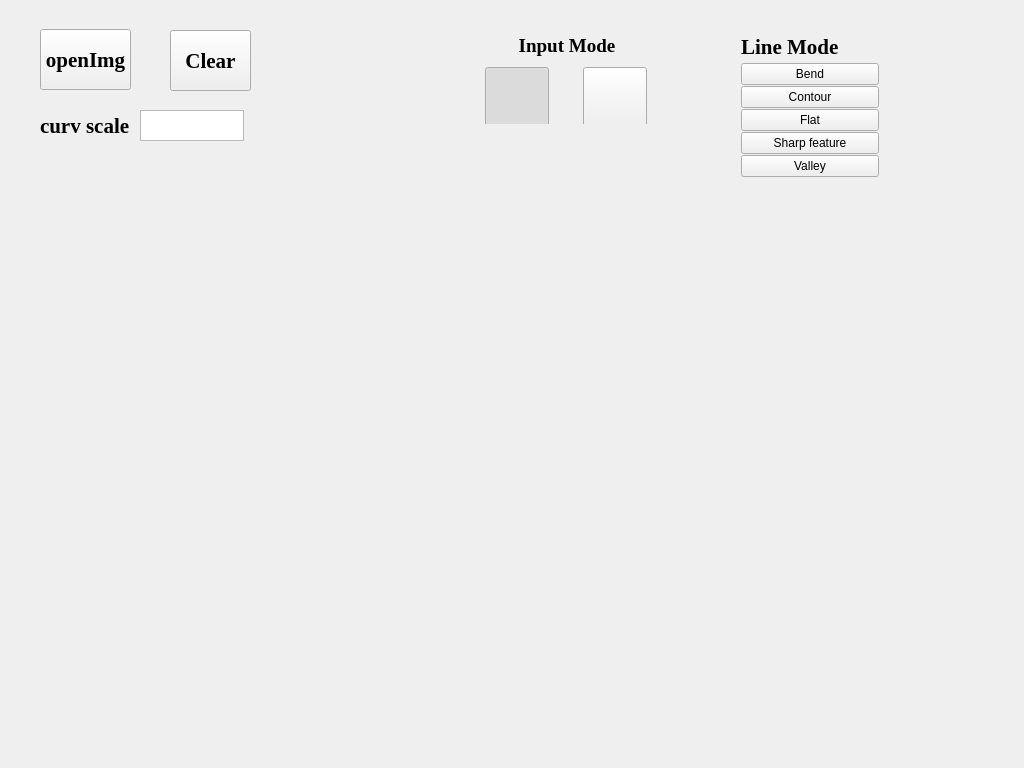
<?xml version="1.0" encoding="UTF-8"?>
<ui version="4.0">
 <class>meshProClass</class>
 <widget class="QMainWindow" name="meshProClass">
  <property name="geometry">
   <rect>
    <x>0</x>
    <y>0</y>
    <width>1024</width>
    <height>768</height>
   </rect>
  </property>
  <property name="sizePolicy">
   <sizepolicy hsizetype="Fixed" vsizetype="Fixed">
    <horstretch>0</horstretch>
    <verstretch>0</verstretch>
   </sizepolicy>
  </property>
  <property name="minimumSize">
   <size>
    <width>1024</width>
    <height>600</height>
   </size>
  </property>
  <property name="maximumSize">
   <size>
    <width>1366</width>
    <height>825</height>
   </size>
  </property>
  <property name="windowTitle">
   <string>meshPro</string>
  </property>
  <widget class="QWidget" name="centralWidget">
   <property name="sizePolicy">
    <sizepolicy hsizetype="Expanding" vsizetype="Expanding">
     <horstretch>0</horstretch>
     <verstretch>0</verstretch>
    </sizepolicy>
   </property>
   <property name="minimumSize">
    <size>
     <width>0</width>
     <height>0</height>
    </size>
   </property>
   <property name="maximumSize">
    <size>
     <width>1024</width>
     <height>111111</height>
    </size>
   </property>
   <widget class="QLabel" name="scale">
    <property name="geometry">
     <rect>
      <x>40</x>
      <y>110</y>
      <width>91</width>
      <height>31</height>
     </rect>
    </property>
    <property name="font">
     <font>
      <family>Times New Roman</family>
      <pointsize>16</pointsize>
      <weight>75</weight>
      <bold>true</bold>
     </font>
    </property>
    <property name="text">
     <string>curv scale</string>
    </property>
   </widget>
   <widget class="QTextEdit" name="curv_scale">
    <property name="geometry">
     <rect>
      <x>140</x>
      <y>110</y>
      <width>104</width>
      <height>31</height>
     </rect>
    </property>
   </widget>
   <widget class="QWidget" name="verticalLayoutWidget">
    <property name="geometry">
     <rect>
      <x>440</x>
      <y>20</y>
      <width>254</width>
      <height>104</height>
     </rect>
    </property>
    <layout class="QVBoxLayout" name="verticalLayout">
     <item>
      <widget class="QLabel" name="label">
       <property name="minimumSize">
        <size>
         <width>0</width>
         <height>30</height>
        </size>
       </property>
       <property name="font">
        <font>
         <family>Times New Roman</family>
         <pointsize>14</pointsize>
         <weight>75</weight>
         <italic>false</italic>
         <bold>true</bold>
        </font>
       </property>
       <property name="text">
        <string>Input Mode</string>
       </property>
       <property name="alignment">
        <set>Qt::AlignCenter</set>
       </property>
      </widget>
     </item>
     <item>
      <layout class="QGridLayout" name="InputLayout">
       <property name="leftMargin">
        <number>10</number>
       </property>
       <property name="rightMargin">
        <number>10</number>
       </property>
       <property name="horizontalSpacing">
        <number>10</number>
       </property>
       <item row="0" column="1">
        <widget class="QPushButton" name="drawmode">
         <property name="minimumSize">
          <size>
           <width>64</width>
           <height>64</height>
          </size>
         </property>
         <property name="maximumSize">
          <size>
           <width>64</width>
           <height>64</height>
          </size>
         </property>
         <property name="cursor">
          <cursorShape>PointingHandCursor</cursorShape>
         </property>
         <property name="toolTip">
          <string>绘制</string>
         </property>
         <property name="toolTipDuration">
          <number>1</number>
         </property>
         <property name="statusTip">
          <string extracomment="绘制">绘制</string>
         </property>
         <property name="styleSheet">
          <string notr="true"/>
         </property>
         <property name="text">
          <string/>
         </property>
         <property name="icon">
          <iconset>
           <selectedoff>Resources/draw1.png</selectedoff>
           <selectedon>Resources/draw2.png</selectedon>
          </iconset>
         </property>
         <property name="iconSize">
          <size>
           <width>64</width>
           <height>64</height>
          </size>
         </property>
         <property name="checkable">
          <bool>true</bool>
         </property>
        </widget>
       </item>
       <item row="0" column="0">
        <widget class="QPushButton" name="dragmode">
         <property name="enabled">
          <bool>true</bool>
         </property>
         <property name="minimumSize">
          <size>
           <width>64</width>
           <height>64</height>
          </size>
         </property>
         <property name="maximumSize">
          <size>
           <width>64</width>
           <height>64</height>
          </size>
         </property>
         <property name="cursor">
          <cursorShape>PointingHandCursor</cursorShape>
         </property>
         <property name="acceptDrops">
          <bool>false</bool>
         </property>
         <property name="toolTip">
          <string>拖拽</string>
         </property>
         <property name="toolTipDuration">
          <number>1</number>
         </property>
         <property name="statusTip">
          <string extracomment="拖拽">拖拽</string>
         </property>
         <property name="styleSheet">
          <string notr="true"/>
         </property>
         <property name="text">
          <string/>
         </property>
         <property name="icon">
          <iconset>
           <selectedoff>Resources/drag1.png</selectedoff>
           <selectedon>Resources/drag2.png</selectedon>
          </iconset>
         </property>
         <property name="iconSize">
          <size>
           <width>64</width>
           <height>64</height>
          </size>
         </property>
         <property name="checkable">
          <bool>true</bool>
         </property>
         <property name="checked">
          <bool>true</bool>
         </property>
        </widget>
       </item>
      </layout>
     </item>
    </layout>
   </widget>
   <widget class="QWidget" name="verticalLayoutWidget_2">
    <property name="geometry">
     <rect>
      <x>730</x>
      <y>20</y>
      <width>160</width>
      <height>171</height>
     </rect>
    </property>
    <layout class="QVBoxLayout" name="Linemode">
     <property name="spacing">
      <number>0</number>
     </property>
     <item>
      <widget class="QLabel" name="name">
       <property name="minimumSize">
        <size>
         <width>0</width>
         <height>30</height>
        </size>
       </property>
       <property name="maximumSize">
        <size>
         <width>16777215</width>
         <height>30</height>
        </size>
       </property>
       <property name="font">
        <font>
         <family>Times New Roman</family>
         <pointsize>16</pointsize>
         <weight>75</weight>
         <bold>true</bold>
        </font>
       </property>
       <property name="text">
        <string>Line Mode</string>
       </property>
      </widget>
     </item>
     <item>
      <widget class="QPushButton" name="Bend">
       <property name="text">
        <string>Bend</string>
       </property>
      </widget>
     </item>
     <item>
      <widget class="QPushButton" name="Contour">
       <property name="text">
        <string>Contour</string>
       </property>
      </widget>
     </item>
     <item>
      <widget class="QPushButton" name="Flat">
       <property name="text">
        <string>Flat</string>
       </property>
      </widget>
     </item>
     <item>
      <widget class="QPushButton" name="Sharp">
       <property name="text">
        <string>Sharp feature</string>
       </property>
      </widget>
     </item>
     <item>
      <widget class="QPushButton" name="Valley">
       <property name="text">
        <string>Valley</string>
       </property>
      </widget>
     </item>
    </layout>
   </widget>
   <widget class="QPushButton" name="openImg">
    <property name="enabled">
     <bool>true</bool>
    </property>
    <property name="geometry">
     <rect>
      <x>40</x>
      <y>29</y>
      <width>91</width>
      <height>61</height>
     </rect>
    </property>
    <property name="minimumSize">
     <size>
      <width>0</width>
      <height>50</height>
     </size>
    </property>
    <property name="font">
     <font>
      <family>Times New Roman</family>
      <pointsize>16</pointsize>
      <weight>75</weight>
      <bold>true</bold>
      <underline>false</underline>
     </font>
    </property>
    <property name="text">
     <string>openImg</string>
    </property>
   </widget>
   <widget class="QWidget" name="gridLayoutWidget">
    <property name="geometry">
     <rect>
      <x>150</x>
      <y>200</y>
      <width>741</width>
      <height>471</height>
     </rect>
    </property>
    <layout class="QGridLayout" name="gridLayout">
     <item row="0" column="0">
      <widget class="QWidget" name="widget" native="true">
       <property name="mouseTracking">
        <bool>false</bool>
       </property>
      </widget>
     </item>
    </layout>
   </widget>
   <widget class="QPushButton" name="clearLines">
    <property name="geometry">
     <rect>
      <x>170</x>
      <y>30</y>
      <width>81</width>
      <height>61</height>
     </rect>
    </property>
    <property name="minimumSize">
     <size>
      <width>0</width>
      <height>50</height>
     </size>
    </property>
    <property name="maximumSize">
     <size>
      <width>16777215</width>
      <height>16777215</height>
     </size>
    </property>
    <property name="font">
     <font>
      <family>Times New Roman</family>
      <pointsize>16</pointsize>
      <weight>75</weight>
      <bold>true</bold>
     </font>
    </property>
    <property name="text">
     <string>Clear</string>
    </property>
   </widget>
  </widget>
 </widget>
 <layoutdefault spacing="6" margin="11"/>
 <resources>
  <include location="meshpro.qrc"/>
 </resources>
 <connections>
  <connection>
   <sender>dragmode</sender>
   <signal>clicked()</signal>
   <receiver>meshProClass</receiver>
   <slot>drag_clicked()</slot>
   <hints>
    <hint type="sourcelabel">
     <x>503</x>
     <y>94</y>
    </hint>
    <hint type="destinationlabel">
     <x>508</x>
     <y>151</y>
    </hint>
   </hints>
  </connection>
  <connection>
   <sender>drawmode</sender>
   <signal>clicked()</signal>
   <receiver>meshProClass</receiver>
   <slot>draw_clicked()</slot>
   <hints>
    <hint type="sourcelabel">
     <x>610</x>
     <y>101</y>
    </hint>
    <hint type="destinationlabel">
     <x>610</x>
     <y>155</y>
    </hint>
   </hints>
  </connection>
 </connections>
 <slots>
  <slot>drag_clicked()</slot>
  <slot>draw_clicked()</slot>
 </slots>
</ui>
